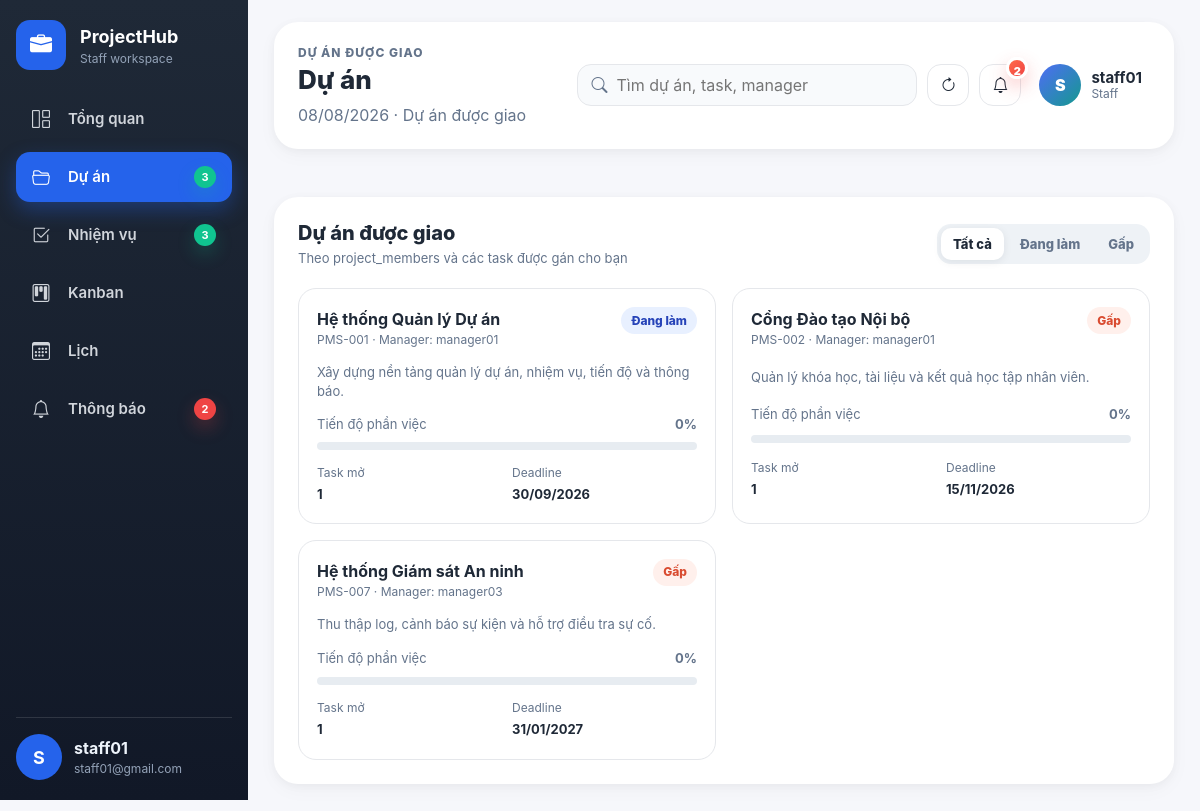
The app's page /index.php?page=staff-projects (signed in) with its own data.
### tables this page shows
CREATE TABLE `users` (
  `user_id` int(11) NOT NULL,
  `username` varchar(50) NOT NULL,
  `email` varchar(120) NOT NULL,
  `phone` varchar(20) DEFAULT NULL,
  `address` varchar(255) DEFAULT NULL,
  `password` varchar(255) NOT NULL,
  `role_id` int(11) NOT NULL,
  `status` varchar(20) NOT NULL DEFAULT 'active',
  `refresh_token` varchar(255) DEFAULT NULL,
  `token_expired_at` datetime DEFAULT NULL,
  `created_at` timestamp NOT NULL DEFAULT current_timestamp(),
  `updated_at` timestamp NOT NULL DEFAULT current_timestamp() ON UPDATE current_timestamp(),
  `is_deleted` tinyint(1) NOT NULL DEFAULT 0
);

CREATE TABLE `projects` (
  `project_id` int(11) NOT NULL,
  `project_code` varchar(30) NOT NULL,
  `name` varchar(255) NOT NULL,
  `description` text DEFAULT NULL,
  `start_date` date DEFAULT NULL,
  `end_date` date DEFAULT NULL,
  `created_by` int(11) NOT NULL,
  `created_at` timestamp NOT NULL DEFAULT current_timestamp(),
  `updated_at` timestamp NOT NULL DEFAULT current_timestamp() ON UPDATE current_timestamp(),
  `is_deleted` tinyint(1) NOT NULL DEFAULT 0,
  `status` varchar(50) DEFAULT 'Planning',
  `priority` varchar(50) DEFAULT 'Medium',
  `progress` int(11) NOT NULL DEFAULT 0,
  `manager_id` int(11) DEFAULT NULL
);

### models/notification.php (called while the page is built, shortened)
<?php
require_once __DIR__ . '/../config/database.php';
class Notification
{
    private $conn;
    public function __construct()
    {
        $db = new Database();
        $this->conn = $db->connect();
    }
    private function ensurePreferencesTable()
    {
        $this->conn->exec("CREATE TABLE IF NOT EXISTS notification_preferences (
            user_id INT PRIMARY KEY,
            email_notifications TINYINT(1) NOT NULL DEFAULT 1,
            task_notifications TINYINT(1) NOT NULL DEFAULT 1,
            comment_notifications TINYINT(1) NOT NULL DEFAULT 1,
            deadline_notifications TINYINT(1) NOT NULL DEFAULT 1,
            created_at TIMESTAMP DEFAULT CURRENT_TIMESTAMP,
            updated_at TIMESTAMP DEFAULT CURRENT_TIMESTAMP ON UPDATE CURRENT_TIMESTAMP,
            CONSTRAINT fk_notification_preferences_user_model
                FOREIGN KEY (user_id) REFERENCES users(user_id)
                ON DELETE CASCADE
        ) ENGINE=InnoDB DEFAULT CHARSET=utf8mb4");
    }
    public function getPreferences($userId)
    {
        $stmt = $this->conn->prepare("INSERT IGNORE INTO notification_preferences(user_id) VALUES(?)");
        $stmt->execute([$userId]);
        $stmt = $this->conn->prepare("SELECT * FROM notification_preferences WHERE user_id = ? LIMIT 1");
        $stmt->execute([$userId]);
        return $stmt->fetch(PDO::FETCH_ASSOC) ?: [
            'email_notifications' => 1,
            'task_notifications' => 1,
            'comment_notifications' => 1,
            'deadline_notifications' => 1,
        ];
    }
    private function visibleTypeFilter($userId, $alias = 'n')
    {
        $prefs = $this->getPreferences($userId);
        $conditions = [];
        if (empty($conditions)) {
            return '';
        }
        return " AND NOT (" . implode(' OR ', $conditions) . ") ";
    }
    public function unreadCount($userId)
    {
        $filter = $this->visibleTypeFilter($userId, 'n');
        $stmt = $this->conn->prepare("\n            SELECT COUNT(*)\n            FROM notifications n\n            WHERE n.user_id = ?\n              AND n.is_read = 0\n              $filter\n        ");
        $stmt->execute([$userId]);
        return (int)$stmt->fetchColumn();
    }
}

### config/database.php (called while the page is built, shortened)
<?php
class Database
{
    private $host = "localhost";
    private $dbname = "project_management";
    private $username = "root";
    private $password = "";
    public function connect()
    {
        $this->conn = null;
        try {
            $this->conn = new PDO(
                "mysql:host={$this->host};dbname={$this->dbname};charset=utf8",
                $this->username,
                $this->password
            );
            $this->conn->setAttribute(
                PDO::ATTR_ERRMODE,
                PDO::ERRMODE_EXCEPTION
            );
            $this->conn->setAttribute(
                PDO::ATTR_EMULATE_PREPARES,
                true
            );
        } catch(PDOException $e) {
            die("Database Error: " . $e->getMessage());
        }
        return $this->conn;
    }
}

### views/dashboard/staff.php (the view, shortened to what this page needs)
<?php
require_once __DIR__ . '/../../config/database.php';
require_once __DIR__ . '/../../models/notification.php';
function staff_h($text)
{
    return htmlspecialchars($text ?? '', ENT_QUOTES, 'UTF-8');
}
function staff_format_date($date)
{
    return $date ? date('d/m/Y', strtotime($date)) : '--';
}
$db = new Database();
$pdo = $db->connect();
$staffId = (int)($_SESSION['user_id'] ?? 0);
$staffPage = $_GET['page'] ?? 'staff-dashboard';
$staffPageTitles = [
    'staff-dashboard' => ['Tổng quan', 'Dashboard nhiệm vụ cá nhân'],
    'staff-projects' => ['Dự án', 'Dự án được giao'],
    'staff-tasks' => ['Nhiệm vụ', 'Nhiệm vụ của tôi'],
    'staff-kanban' => ['Kanban', 'Kanban nhiệm vụ'],
    'staff-calendar' => ['Lịch', 'Lịch công việc'],
    'staff-notifications' => ['Thông báo', 'Thông báo của tôi'],
    'staff-charts' => ['Biểu đồ', 'Biểu đồ nhiệm vụ'],
    'staff-profile' => ['Hồ sơ cá nhân', 'Hồ sơ cá nhân'],
    'staff-settings' => ['Cài đặt', 'Cài đặt tài khoản'],
];
$stmt = $pdo->prepare("
    SELECT user_id, username, email, phone, address, created_at
    FROM users
    WHERE user_id = ? AND is_deleted = 0
");
$stmt->execute([$staffId]);
$staff = $stmt->fetch(PDO::FETCH_ASSOC);
$staff['phone'] = !empty($staff['phone']) ? $staff['phone'] : '+84 912 345 678';
$staff['address'] = !empty($staff['address']) ? $staff['address'] : '123 Đường ABC, Quận 1, TP. Hồ Chí Minh';
$staff['created_at'] = !empty($staff['created_at']) ? $staff['created_at'] : date('Y-m-d');
$notificationModel = new Notification();
$stmt = $pdo->prepare("
    SELECT
        COUNT(*) AS total_tasks,
        SUM(status = 'In Progress') AS doing_tasks,
        SUM(status = 'Completed') AS done_tasks,
        SUM(due_date < CURDATE() AND status != 'Completed') AS late_tasks
    FROM tasks
    WHERE assignee_id = ? AND is_deleted = 0
");
$stmt->execute([$staffId]);
$stats = $stmt->fetch(PDO::FETCH_ASSOC);
$totalTasks = (int)($stats['total_tasks'] ?? 0);
$stmt = $pdo->prepare('SELECT COUNT(*) FROM project_members WHERE user_id = ?');
$stmt->execute([$staffId]);
$totalProjects = (int)$stmt->fetchColumn();
$stmt = $pdo->prepare("
    SELECT
        p.project_id,
        p.project_code,
        p.name,
        p.description,
        p.end_date,
        COALESCE(manager.username, 'Chưa phân công') AS manager_name,
        COUNT(t.task_id) AS total_tasks,
        SUM(t.status = 'Completed') AS completed_tasks,
        SUM(t.status != 'Completed') AS open_tasks,
        SUM(t.priority IN ('Critical', 'High') AND t.status != 'Completed') AS urgent_tasks
    FROM project_members pm
    JOIN projects p ON p.project_id = pm.project_id
    LEFT JOIN users manager ON manager.user_id = COALESCE(p.manager_id, p.created_by)
    LEFT JOIN tasks t
        ON t.project_id = p.project_id
        AND t.assignee_id = pm.user_id
        AND t.is_deleted = 0
    WHERE pm.user_id = ?
      AND p.is_deleted = 0
    GROUP BY p.project_id
    ORDER BY p.end_date ASC
    LIMIT 6
");
$stmt->execute([$staffId]);
$projects = $stmt->fetchAll(PDO::FETCH_ASSOC);
$stmt = $pdo->prepare("
    SELECT t.task_id, t.title, t.priority, t.due_date, p.name AS project_name
    FROM tasks t
    JOIN projects p ON p.project_id = t.project_id
    WHERE t.assignee_id = ?
      AND t.status != 'Completed'
      AND t.is_deleted = 0
      AND (t.due_date = CURDATE() OR t.priority IN ('Critical', 'High') OR t.due_date < CURDATE())
    ORDER BY t.due_date ASC
    LIMIT 4
");
$stmt->execute([$staffId]);
$todayFocus = $stmt->fetchAll(PDO::FETCH_ASSOC);
$unreadNotifications = $notificationModel->unreadCount($staffId);
$initials = strtoupper(substr($staff['username'], 0, 1));
$theme = $_COOKIE['theme'] ?? 'light';
?>
<!DOCTYPE html>
<html lang="vi">
<head>
    <link href="https://cdn.jsdelivr.net/npm/bootstrap@5.3.3/dist/css/bootstrap.min.css" rel="stylesheet">
    <link rel="stylesheet" href="https://cdn.jsdelivr.net/npm/bootstrap-icons@1.11.3/font/bootstrap-icons.min.css">
    <link rel="stylesheet" href="assets/css/dashboard_staff.css?v=<?= time() ?>">
    <link rel="stylesheet" href="assets/css/task-detail-shared.css?v=<?= time() ?>">
    <link rel="stylesheet" href="assets/css/staff_modals.css?v=<?= time() ?>">
</head>
<body class="<?= ($theme === 'dark' ? 'dark-mode ' : '') . 'staff-page-' . staff_h($staffPage) ?>">
<div class="staff-shell">
    <aside class="staff-sidebar" id="staffSidebar">
        <div class="brand-row">
            <div class="brand-mark"><i class="bi bi-briefcase-fill"></i></div>
            <div>
                <strong>ProjectHub</strong>
                <span>Staff workspace</span>
            </div>
        </div>
        <nav class="staff-nav" aria-label="Điều hướng staff">
            <a class="<?= $staffPage === 'staff-dashboard' ? 'active' : '' ?>" href="index.php?page=staff-dashboard"><i class="bi bi-grid-1x2"></i><span>Tổng quan</span></a>
            <a class="<?= $staffPage === 'staff-projects' ? 'active' : '' ?>" href="index.php?page=staff-projects"><i class="bi bi-folder2-open"></i><span>Dự án</span><b><?= $totalProjects ?></b></a>
            <a class="<?= $staffPage === 'staff-tasks' ? 'active' : '' ?>" href="index.php?page=staff-tasks"><i class="bi bi-check2-square"></i><span>Nhiệm vụ</span><b><?= $totalTasks ?></b></a>
            <a class="<?= $staffPage === 'staff-kanban' ? 'active' : '' ?>" href="index.php?page=staff-kanban"><i class="bi bi-kanban"></i><span>Kanban</span></a>
            <a class="<?= $staffPage === 'staff-calendar' ? 'active' : '' ?>" href="index.php?page=staff-calendar"><i class="bi bi-calendar3"></i><span>Lịch</span></a>
            <a class="<?= $staffPage === 'staff-notifications' ? 'active' : '' ?>" href="index.php?page=staff-notifications"><i class="bi bi-bell"></i><span>Thông báo</span><b class="badge-red"><?= $unreadNotifications ?></b></a>
        </nav>
        <div class="sidebar-profile">
            <div class="avatar"><?= staff_h($initials) ?></div>
            <div>
                <strong><?= staff_h($staff['username']) ?></strong>
                <span><?= staff_h($staff['email']) ?></span>
            </div>
        </div>
    </aside>
    <main class="content">
        <header class="topbar">
            <div>
                <p class="eyebrow"><?= staff_h($staffPageTitles[$staffPage][1]) ?></p>
                <?php if ($staffPage === 'staff-dashboard'): ?>
                    <h1>Chào <?= staff_h($staff['username']) ?>, hôm nay có <?= count($todayFocus) ?> việc cần ưu tiên</h1>
                    <span><?= date('d/m/Y') ?> · Theo dõi nhanh tình hình công việc của bạn</span>
                <?php else: ?>
                    <h1><?= staff_h($staffPageTitles[$staffPage][0]) ?></h1>
                    <span><?= date('d/m/Y') ?> · <?= staff_h($staffPageTitles[$staffPage][1]) ?></span>
                <?php endif; ?>
            </div>
            <div class="topbar-actions">
                <label class="search-box">
                    <i class="bi bi-search"></i>
                    <input id="searchInput" type="search" placeholder="Tìm dự án, task, manager">
                </label>
                <button class="icon-button" type="button" onclick="location.reload()" aria-label="Đồng bộ">
                    <i class="bi bi-arrow-clockwise"></i>
                </button>
                <a class="icon-button notify-button" href="index.php?page=staff-notifications" <?= $unreadNotifications > 0 ? 'data-count="' . $unreadNotifications . '"' : '' ?> aria-label="Thông báo">
                    <i class="bi bi-bell"></i>
                </a>
                <div class="staff-profile-menu" id="staffProfileToggle">
                    <div class="staff-profile-avatar-small"><?= staff_h($initials) ?></div>
                    <div class="staff-profile-meta">
                        <strong><?= staff_h($staff['username']) ?></strong>
                        <span>Staff</span>
                    </div>
                </div>
            </div>
        </header>
        <section class="container-fluid px-0">
            <div class="row g-4 mt-2 staff-content-row staff-row-projects staff-row-charts">
                <div class="col-xl-8 staff-projects-col">
                    <section class="dashboard-card p-4" id="projects">
                        <div class="section-head">
                            <div>
                                <h4>Dự án được giao</h4>
                                <p>Theo project_members và các task được gán cho bạn</p>
                            </div>
                            <div class="segmented-control">
                                <button class="active" type="button" data-project-filter="all">Tất cả</button>
                                <button type="button" data-project-filter="active">Đang làm</button>
                                <button type="button" data-project-filter="urgent">Gấp</button>
                            </div>
                        </div>
                        <div class="project-grid" id="projectGrid">
                            <?php foreach ($projects as $project): ?>
                                <?php
                                $projectTotal = (int)$project['total_tasks'];
                                $projectDone = (int)$project['completed_tasks'];
                                $projectOpen = (int)$project['open_tasks'];
                                $projectUrgent = (int)$project['urgent_tasks'];
                                $progress = $projectTotal > 0 ? round($projectDone / $projectTotal * 100) : 0;
                                $projectState = trim(($projectOpen > 0 ? 'active ' : '') . ($projectUrgent > 0 ? 'urgent' : ''));
                                ?>
                                <article class="project-card" role="button" tabindex="0" data-project-id="<?= (int)$project['project_id'] ?>" data-status="<?= staff_h($projectState ?: 'done') ?>" data-search="<?= staff_h(strtolower($project['name'] . ' ' . $project['project_code'] . ' ' . $project['manager_name'])) ?>">
                                    <div class="project-top">
                                        <div>
                                            <strong><?= staff_h($project['name']) ?></strong>
                                            <span><?= staff_h($project['project_code']) ?> · Manager: <?= staff_h($project['manager_name']) ?></span>
                                        </div>
                                        <span class="pill <?= $projectUrgent > 0 ? 'danger' : 'primary' ?>">
                                            <?= $projectUrgent > 0 ? 'Gấp' : 'Đang làm' ?>
                                        </span>
                                    </div>
                                    <p><?= staff_h($project['description']) ?></p>
                                    <div class="progress-block">
                                        <div><span>Tiến độ phần việc</span><b><?= $progress ?>%</b></div>
                                        <div class="progress"><div class="progress-bar" style="width: <?= $progress ?>%"></div></div>
                                    </div>
                                    <div class="project-meta">
                                        <span>Task mở<b><?= $projectOpen ?></b></span>
                                        <span>Deadline<b><?= staff_format_date($project['end_date']) ?></b></span>
                                    </div>
                                </article>
                            <?php endforeach; ?>
                        </div>
                    </section>
                </div>
            </div>
    </main>
</div>
</body>
</html>

### records on screen
users: username "S", username "staff01", email "staff01@gmail.com"
projects: name "Hệ thống Quản lý Dự án", project_code "PMS-001", manager_name "manager01", shows "Đang làm", description "Xây dựng nền tảng quản lý dự án, nhiệm vụ, tiến độ và thông báo.", progress "0", projectOpen "1", end_date "30/09/2026"
projects: name "Cổng Đào tạo Nội bộ", project_code "PMS-002", manager_name "manager01", shows "Gấp", description "Quản lý khóa học, tài liệu và kết quả học tập nhân viên.", progress "0", projectOpen "1", end_date "15/11/2026"
projects: name "Hệ thống Giám sát An ninh", project_code "PMS-007", manager_name "manager03", shows "Gấp", description "Thu thập log, cảnh báo sự kiện và hỗ trợ điều tra sự cố.", progress "0", projectOpen "1", end_date "31/01/2027"

### other values on screen
$totalProjects "3"
$totalTasks "3"
$unreadNotifications "2"
staff_h($staffPageTitles[$staffPage][1]) "DỰ ÁN ĐƯỢC GIAO"
staff_h($staffPageTitles[$staffPage][0]) "Dự án"
staff_h($staffPageTitles[$staffPage][1]) "Dự án được giao"
